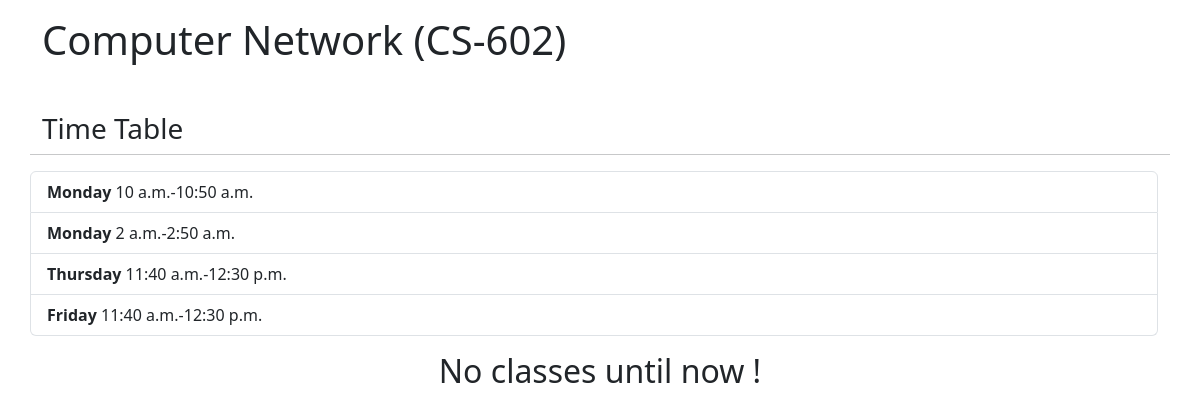
The page /report/6 on the database its author committed.
### app/models.py (models this page shows, shortened)
class Subject(models.Model):
    id=models.AutoField(primary_key=True)
    name = models.CharField(max_length=100)
    subject_code = models.CharField(max_length=10)
    student= models.ForeignKey("Student", on_delete=models.CASCADE,null=True)

class Timetable(models.Model):
    id=models.AutoField(primary_key=True)
    sid=models.ForeignKey(Subject, on_delete=models.CASCADE,null=True)
    day = models.ForeignKey(Day,on_delete=models.CASCADE,null=True)
    time_slot = models.ForeignKey(TimeSlot, on_delete=models.CASCADE,null=True)

class Day(models.Model):
    id=models.AutoField(primary_key=True)
    name = models.CharField(max_length=20)

class TimeSlot(models.Model):
    id=models.AutoField(primary_key=True)
    start_time = models.TimeField()
    duration = models.DurationField()
    @property
    def end_time(self):
        end = datetime.datetime.combine(datetime.date.today(), self.start_time) + self.duration
        return end.time()

### app/views.py (the view, shortened to what this page needs)
# urls.py: path("report/<subject_id>", views.report, name="attendance"),
def report(request, subject_id):
    subject = Subject.objects.get(id=subject_id)
    time_table = Timetable.objects.filter(sid_id=subject_id).all()
    attendances = Attendance.objects.filter(timetable__in=time_table).all()
    total=0
    present=0
    absent=0
    holiday=0
    percentage = 0
    to_75 = 0
    to_60 = 0
    if total>0:
        percentage = (present/total)*100
        percentage = round(percentage, 2)
        to_75 = (0.75*total - present)/0.25
        to_60 = (0.60*total - present)/0.40
    context = {"attendances" : attendances,"subject":subject, "time_table":time_table, "to_75": to_75, "to_60": to_60, "total": total, "present": present, "absent": absent, "holiday": holiday, "percentage": percentage}
    return render(request, "report.html", context=context)

### app/templates/report.html (shortened to what this page needs)
{% extends "base.html" %}
{% block body %}
<div class="container mt-3">
    <h1>{{subject.name}} ({{subject.subject_code}})</h1>
    <div class="row mt-5">
        <h3>Time Table</h3>
        <hr>
        <ul class="list-group">
            {% for tt in time_table %}
            <li class="list-group-item">
                <span class="fw-bold">{{tt.day.name}}</span> {{tt.time_slot.start_time}}-{{tt.time_slot.end_time}}
            </li>
            {% endfor %}
    </div>
    {% if total > 0 %}
    <div class="row mt-3">
        <div class="col-6 p-0 pe-1">
            <ul class="list-group">
                <li class="list-group-item">
                    <span class="fw-bold">Total classes</span> {{total}}
                </li>
                <li class="list-group-item">
                    <span class="fw-bold">Attended</span> {{present}}
                </li>
                <li class="list-group-item">
                    <span class="fw-bold">Didn't Attend</span> {{absent}}
                </li>
                <li class="list-group-item">
                    <span class="fw-bold">Holiday+Bunk</span> {{holiday}}
                </li>
            </ul>
        </div>
        <div class="col-6 p-0 ps-1 pe-2">
            <ul class="list-group">
                <li class="list-group-item">
                    <span class="fw-bold">Percentage</span> {{percentage}}
                </li>
                <li class="list-group-item">
                    <span class="fw-bold">To complete 60%, </span> {{to_60}}
                </li>
                <li class="list-group-item">
                    <span class="fw-bold">To complete 75%, </span> {{to_75}}
                </li>
            </ul>
        </div>
    </div>
    <div class="row mt-3">
        <h3>Details</h3>
        <hr>
        <table class="table table-bordered">
            <thead>
                <tr>
                    <th>Date</th>
                    <th>Day</th>
                    <th>Time</th>
                    <th>Status</th>
                </tr>
            </thead>
            <tbody>
                {% for a in attendances %}
                <tr>
                    <td>
                        {{a.date}}
                    </td>
                    <td>
                        {{a.timetable.day.name}}
                    </td>
                    <td>
                        {{a.timetable.time_slot.start_time}}-{{a.timetable.time_slot.end_time}}
                    </td>
                    <td>
                        {% if a.status_id == 1 %}
                        <span class="text-success">Present</span>
                        {% elif a.status_id == 2 %}
                        <span class="text-secondary">Absent</span>
                        {% elif a.status_id == 3 %}
                        <span class="text-danger">Holiday</span>
                        {% endif %}
                    </td>
                </tr>
                {% endfor %}
            </tbody>
        </table>
    </div>
    {% else %}
    <h2 class=" mt-3 text-center">No classes until now !</h2>
    {% endif %}
</div>
{% endblock %}

### rows shown on the page
Subject: name "Computer Network", subject_code "CS-602"
Timetable: day.name "Monday", time_slot.start_time "10 a.m.", time_slot.end_time "10:50 a.m."
Timetable: day.name "Monday", time_slot.start_time "2 a.m.", time_slot.end_time "2:50 a.m."
Timetable: day.name "Thursday", time_slot.start_time "11:40 a.m.", time_slot.end_time "12:30 p.m."
Timetable: day.name "Friday", time_slot.start_time "11:40 a.m.", time_slot.end_time "12:30 p.m."
